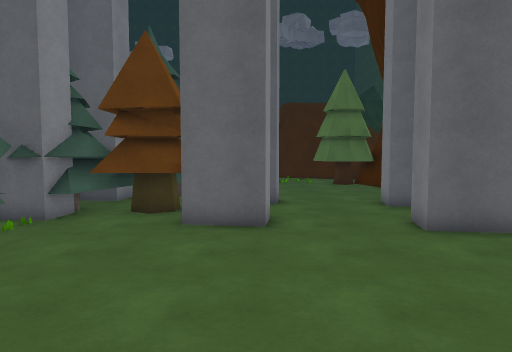
view 1 (above)

21 first-person views from a walk through a scene from a Unity 3-D project. The camera is 1.5 m above the floor, tilts 4° down and sees 70° across. The floor is counted in squares, 0.8 m on a side. Each view is taken from the middle of a square. On the plan, view 1 faces up. The plan holds only what a view shows up to about 18 squares ahead; the rest is blank. The place goes on beyond the plan. The player character is not drawn. Surface patterns are stand-ins for the level's own textures.

view 2
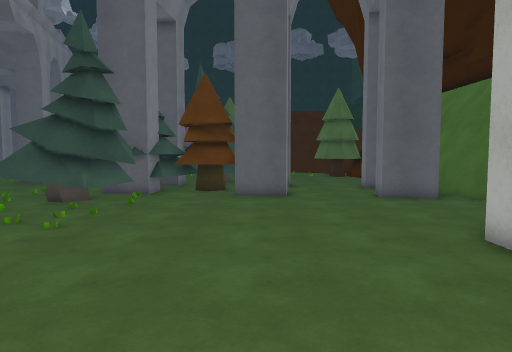

view 3
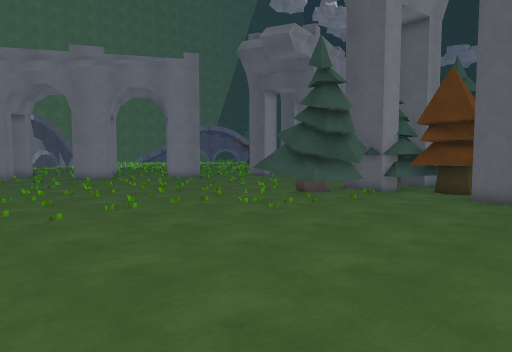

view 4
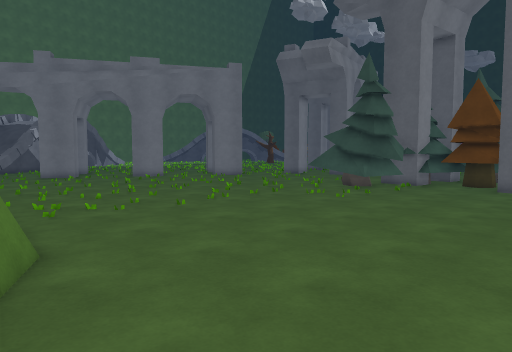

view 5
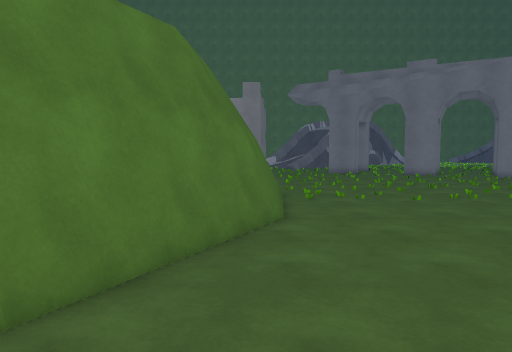

view 6
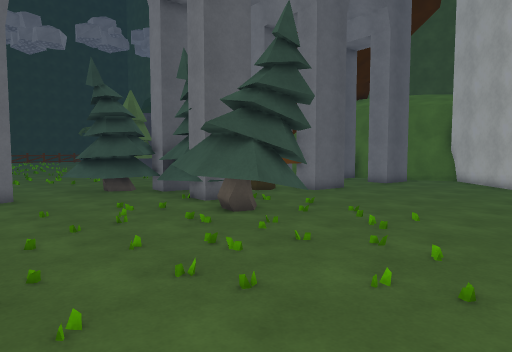

view 7
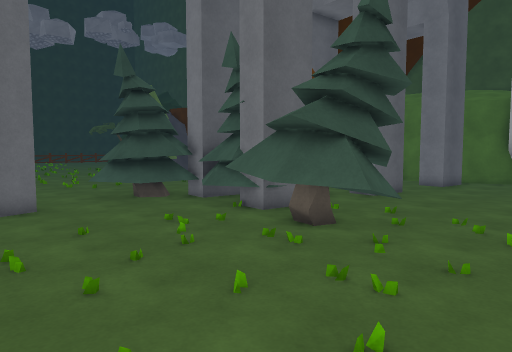

view 8
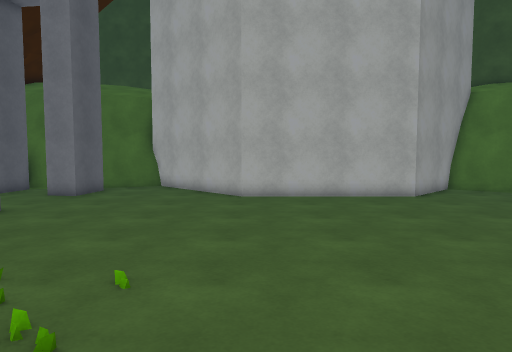

view 9
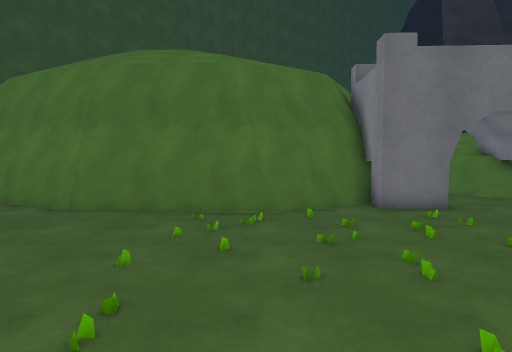

view 10
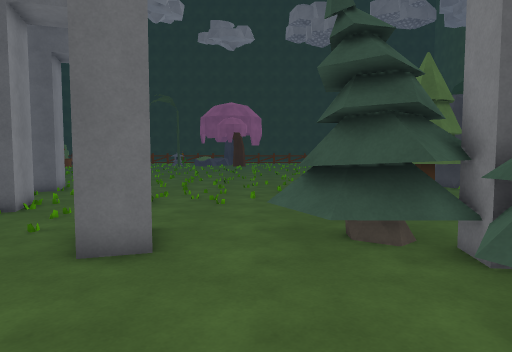

view 11
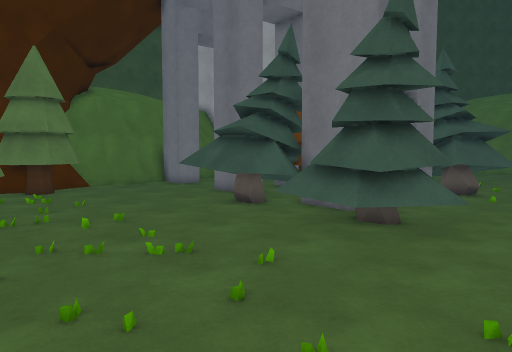

view 12
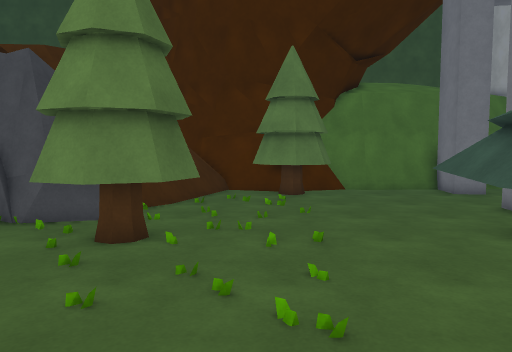

view 13
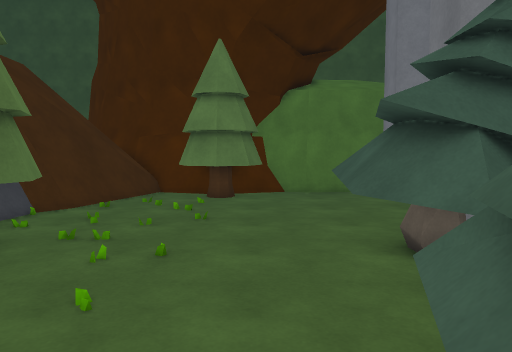

view 14
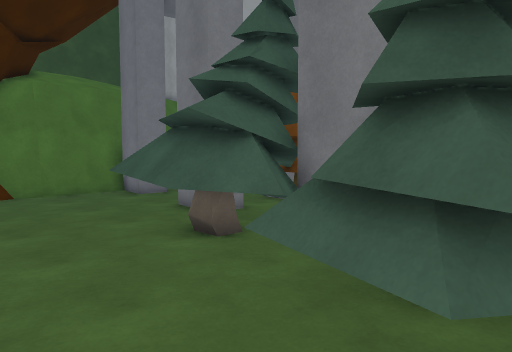

view 15
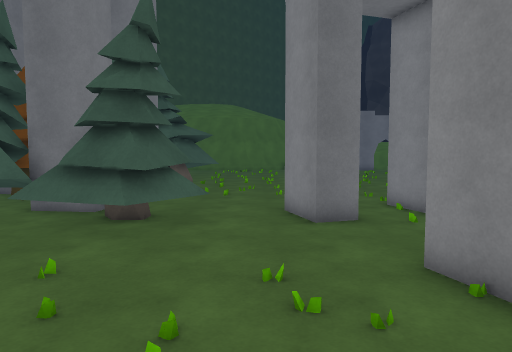

view 16
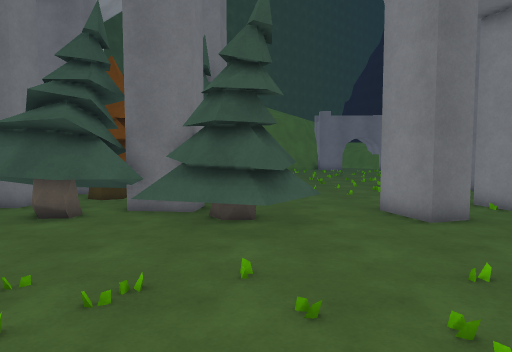

view 17
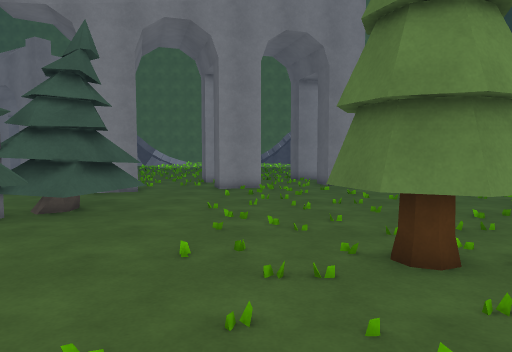

view 18
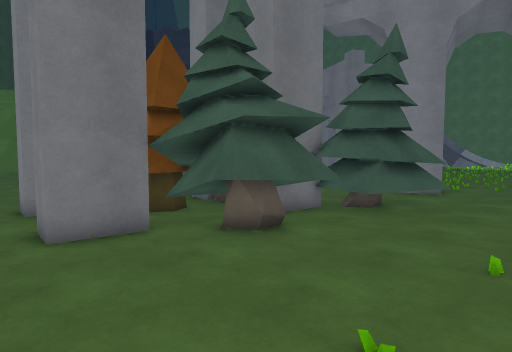

view 19
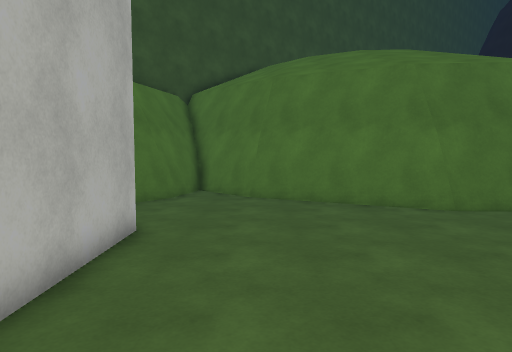

view 20
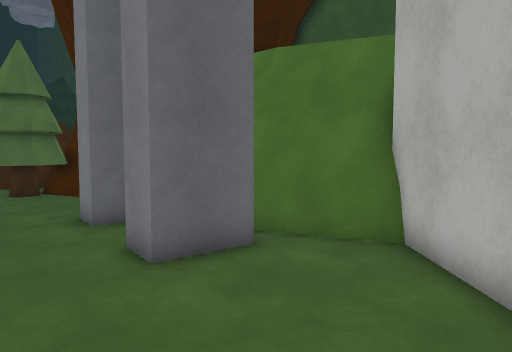

view 21
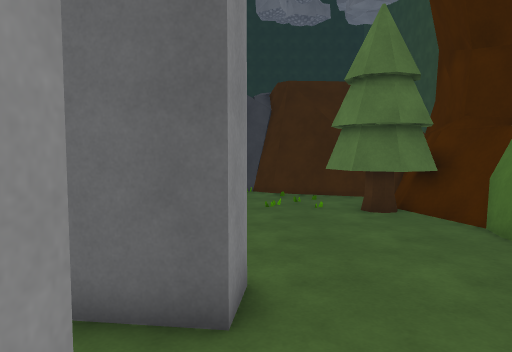

### Floor plan
Key: @ floor where view 1 was taken; # wall or solid block; . main floor; : floor 0.25 m higher than the main floor; = window, fence, low wall or low ledge; T pine tree; R tree.
Columns run from 16 left of view 1 to 8 right of it. Each row starts with its distance up from view 1.
 26  ...........RRR===####
 25  .....:....RRRR...==####
 24  ...........RRR.....===#
 23  ............R.........#
 22   ..................RRR#
 21  #.................RRRR#
 20  #..................RRR#
 19 ....................RRR#
 18 .......TT..............#
 17 ......TTTTTTTTTT.......#
 16 ..#..TTTTTTTTTTT.......#
 15 ..##..TTTT#TTTT........#
 14 .......TT###TTT###.....#
 13 ........TTT TTT###...###
 12   ......TTT TTT......###
 11   ......TTTTTTT........#
 10  ......TTTT TT###......##
  9  .....TTTTT....##...#####
  8  .....TTTTT.............#
  7  .....TTTTT.............#
  6  ......TTT..............#
  5  ......................##
  4  .....................##
  3  ....................##
  2 ....................##
  1 ....................#
  0 ................@...#
 -1 ....................#
 -2 ....................#
 -3 ....................#
 -4 ....................#
 -5 ....................#
 -6 ....................##
 -7 .....................##
 -8 ....=======...........#
 -9 ##.##########.........#
-10  ####      ####.......#
-11              ####....##
-12                ###...#
-13                  ##.##
-14                   ####

Where each view was taken, in squares from view 1:
view 1: 0 up, 0 right, facing up
view 2: 6 down, 1 left, facing up
view 3: 6 down, 2 right, facing up-left
view 4: 10 down, 2 right, facing up-left
view 5: 9 down, 5 right, facing left
view 6: 1 down, 16 left, facing up-right
view 7: 2 up, 16 left, facing up-right
view 8: 1 up, 11 left, facing right
view 9: 3 up, 11 left, facing down
view 10: 8 up, 11 left, facing up
view 11: 25 up, 13 left, facing down-right
view 12: 22 up, 11 left, facing right
view 13: 19 up, 10 left, facing right
view 14: 21 up, 10 left, facing down-right
view 15: 26 up, 12 left, facing down
view 16: 26 up, 9 left, facing down
view 17: 22 up, 3 right, facing left
view 18: 22 up, 3 right, facing down-left
view 19: 3 up, 1 right, facing down
view 20: 3 up, 1 right, facing up-right
view 21: 9 up, 1 right, facing up
